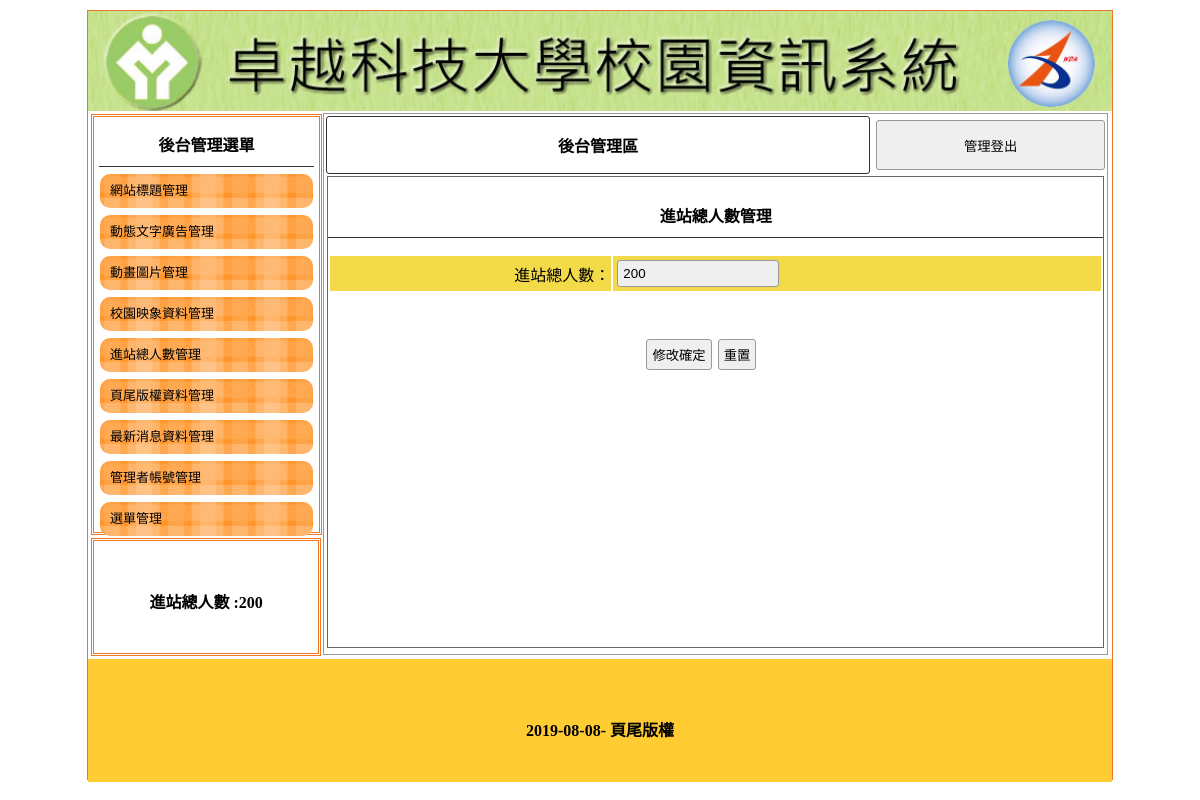
The page /admin.php?do=total on the database its author committed.
### tables this page shows
CREATE TABLE `title` (
  `id` int(10) UNSIGNED NOT NULL,
  `file` text NOT NULL,
  `text` text NOT NULL,
  `sh` int(10) NOT NULL
);

CREATE TABLE `total` (
  `id` int(10) UNSIGNED NOT NULL,
  `total` int(10) NOT NULL
);

CREATE TABLE `bottom` (
  `id` int(10) UNSIGNED NOT NULL,
  `bottom` varchar(100) NOT NULL
);

### base.php (called while the page is built, shortened)
<?php
$dsn="mysql:host=localhost;charset=utf8;dbname=web01";
$pdo=new PDO($dsn,"root","");
function find($table, $def){
  global $pdo;
  if (is_array($def)){
     foreach($def as $key => $val){
       $str[] = sprintf("`%s`='%s'", $key, $val);
     }
      $sql = "select * from $table where  ".implode(" && ", $str)."";
  }else{
      $sql = "select * from $table where id='$def'";
  }
  return $pdo->query($sql)->fetch(PDO::FETCH_ASSOC);
}
function save($table, $data){
  global $pdo;
  if (!empty($data['id'])){
     foreach($data as $key => $val){
       if($key != 'id'){
       $str[] = sprintf("`%s`='%s'", $key, $val);
     }
    }
      $sql = "update $table set ".implode(",", $str)." where id='".$data['id']."'";
  }else{
      $tmp = array_keys($data);
      $sql = "insert into $table(`".implode("`,`, $tmp")."`) values('".implode("','",$str)."')";
  }
  return $pdo->exec($sql);
}
?>

### admin.php (the view, shortened to what this page needs)
<?php include_once "base.php";?>
<!DOCTYPE html
	PUBLIC "-//W3C//DTD XHTML 1.0 Transitional//EN" "http://www.w3.org/TR/xhtml1/DTD/xhtml1-transitional.dtd">
<html xmlns="http://www.w3.org/1999/xhtml">
<head>
	<link href="./css/css.css" rel="stylesheet" type="text/css">
</head>
<body>
	<div id="main">
	<?php
     $title=find("title",['sh'=>1]);
	 ?>
		<a title="<?=$title['text'];?>" href="index.php">
			<div class="ti" style="background:url(&#39;./img/<?=$title['file'];?>&#39;); background-size:cover;"></div>
		</a>
		<div id="ms">
			<div id="lf" style="float:left;">
				<div id="menuput" class="dbor">
					<span class="t botli">後台管理選單</span>
					<a style="color:#000; font-size:13px; text-decoration:none;" href="?do=title">
						<div class="mainmu">
							網站標題管理 </div>
					</a>
					<a style="color:#000; font-size:13px; text-decoration:none;" href="?do=ad">
						<div class="mainmu">
							動態文字廣告管理 </div>
					</a>
					<a style="color:#000; font-size:13px; text-decoration:none;" href="?do=mvim">
						<div class="mainmu">
							動畫圖片管理 </div>
					</a>
					<a style="color:#000; font-size:13px; text-decoration:none;" href="?do=image">
						<div class="mainmu">
							校園映象資料管理 </div>
					</a>
					<a style="color:#000; font-size:13px; text-decoration:none;" href="?do=total">
						<div class="mainmu">
							進站總人數管理 </div>
					</a>
					<a style="color:#000; font-size:13px; text-decoration:none;" href="?do=bottom">
						<div class="mainmu">
							頁尾版權資料管理 </div>
					</a>
					<a style="color:#000; font-size:13px; text-decoration:none;" href="?do=news">
						<div class="mainmu">
							最新消息資料管理 </div>
					</a>
					<a style="color:#000; font-size:13px; text-decoration:none;" href="?do=admin">
						<div class="mainmu">
							管理者帳號管理 </div>
					</a>
					<a style="color:#000; font-size:13px; text-decoration:none;" href="?do=menu">
						<div class="mainmu">
							選單管理 </div>
					</a>
				</div>
				<div class="dbor" style="margin:3px; width:95%; height:20%; line-height:100px;">
					<span class="t">進站總人數 :<?=find("total",1)['total'];?></span>
				</div>
			</div>
			<div class="di"
				style="height:540px; border:#999 1px solid; width:76.5%; margin:2px 0px 0px 0px; float:left; position:relative; left:20px;">
				<table width="100%">
					<tbody>
						<tr>
							<td style="width:70%;font-weight:800; border:#333 1px solid; border-radius:3px;" class="cent"><a
									href="?do=admin" style="color:#000; text-decoration:none;">後台管理區</a></td>
							<td><button onclick="location.replace(&#39;?do=logout&#39;)"
									style="width:99%; margin-right:2px; height:50px;">管理登出</button></td>
						</tr>
					</tbody>
				</table>
				<?php include "main.php";?>
			</div>
		</div>
		<div
			style="width:1024px; left:0px; position:relative; background:#FC3; margin-top:4px; height:123px; display:block;">
			<span class="t" style="line-height:123px;"><?=find("bottom",1)['bottom'];?></span>
		</div>
	</div>
</body>
</html>

### main.php (shortened to what this page needs)
<?php
$do=(!empty($_GET['do']))?$_GET['do']:"title";
switch($do){
?>
  <?php
    case "total":
    ?>
    <div style="width:99%; height:87%; margin:auto; overflow:auto; border:#666 1px solid;">
              <p class="t cent botli">進站總人數管理</p>
              <form method="post" action="api.php?do=total">
                <table width="100%" class="cent">
                  <tbody>
                    <tr class="yel">
                      <td wihth="50%" style="text-align:right">進站總人數：</td>
                      <td wihth="50%" style="text-align:left"><input type="text" name="total" value="<?=find("total",1)['total'];?>"></td>
                    </tr>
                  </tbody>
                </table>
                <table style="margin-top:40px; width:70%;">
                  <tbody>
                    <tr>
                      <td width="200px"></td>
                      <td class="cent"><input type="submit" value="修改確定"><input type="reset" value="重置"></td>
                    </tr>
                  </tbody>
                </table>
              </form>
            </div>
      <?php
    break;
    ?>
  <?php
      }
      ?>

### css/css.css (style rules this page uses)
body { padding:0px; margin:0px; }
#main { width:1024px; height:768px; margin:10px auto 10px auto; border:#EE7728 1px solid; position:relative; }
.ti { width:100%; height:100px; position:relative; background-size:cover; background-repeat:no-repeat; }
.dbor { border:#EE7728 double 3px; margin:1px; padding:2px 10px 2px 10px; }
.t { font-weight:800; display:block; text-align:center; padding:10px 1px 10px 1px; }
.botli { border-bottom:#333 1px solid; }
.mainmu { position:relative; border-radius:10px; background:url(../icon/menu.fw.png) center no-repeat; background-size:cover; line-height:30px; padding:2px 10px 2px 10px; margin:7px 1px 7px 1px; }
#lf { height:540px; width:21%; display:inline-block; }
#menuput { width:100%; height:75%; position:relative; padding:5px; display:block; margin: 3px; }
.di { display:inline-block; }
.cent { text-align:center; }
input,button { border:#999 1px solid; border-radius:3px; background:#EFEFEF; padding:5px; margin:3px; }
input[type=text],input[type=password] { width:150px; }
.yel td { background:#F3DA49; text-align:center; }

### rows shown on the page
title: file (picture)
total: total "200"
bottom: bottom "2019-08-08- 頁尾版權"
